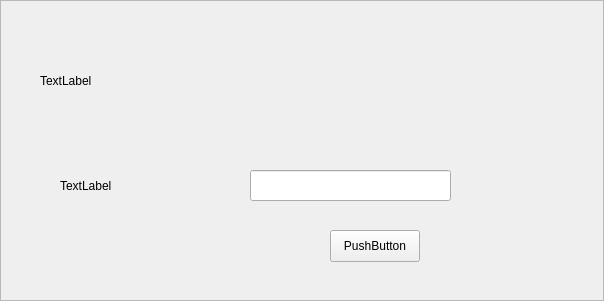
<?xml version="1.0" encoding="UTF-8"?>
<ui version="4.0">
 <class>Frame</class>
 <widget class="QFrame" name="Frame">
  <property name="geometry">
   <rect>
    <x>0</x>
    <y>0</y>
    <width>604</width>
    <height>301</height>
   </rect>
  </property>
  <property name="windowTitle">
   <string>Frame</string>
  </property>
  <property name="frameShape">
   <enum>QFrame::StyledPanel</enum>
  </property>
  <property name="frameShadow">
   <enum>QFrame::Raised</enum>
  </property>
  <widget class="QLabel" name="promptLabel">
   <property name="geometry">
    <rect>
     <x>40</x>
     <y>30</y>
     <width>501</width>
     <height>101</height>
    </rect>
   </property>
   <property name="text">
    <string>TextLabel</string>
   </property>
   <property name="openExternalLinks">
    <bool>true</bool>
   </property>
   <property name="UIText" stdset="0">
    <string>110214</string>
   </property>
   <property name="UIClass" stdset="0">
    <string>wtext</string>
   </property>
  </widget>
  <widget class="QPushButton" name="nextButton">
   <property name="geometry">
    <rect>
     <x>330</x>
     <y>230</y>
     <width>90</width>
     <height>32</height>
    </rect>
   </property>
   <property name="text">
    <string>PushButton</string>
   </property>
   <property name="UIText" stdset="0">
    <string>110007</string>
   </property>
   <property name="UIClass" stdset="0">
    <string>wbutton</string>
   </property>
  </widget>
  <widget class="QLineEdit" name="lineEdit">
   <property name="geometry">
    <rect>
     <x>250</x>
     <y>170</y>
     <width>201</width>
     <height>31</height>
    </rect>
   </property>
  </widget>
  <widget class="QLabel" name="promptLabel_2">
   <property name="geometry">
    <rect>
     <x>60</x>
     <y>170</y>
     <width>181</width>
     <height>31</height>
    </rect>
   </property>
   <property name="text">
    <string>TextLabel</string>
   </property>
   <property name="openExternalLinks">
    <bool>true</bool>
   </property>
   <property name="UIText" stdset="0">
    <string>110214</string>
   </property>
   <property name="UIClass" stdset="0">
    <string>wtext</string>
   </property>
  </widget>
 </widget>
 <resources/>
 <connections/>
</ui>
